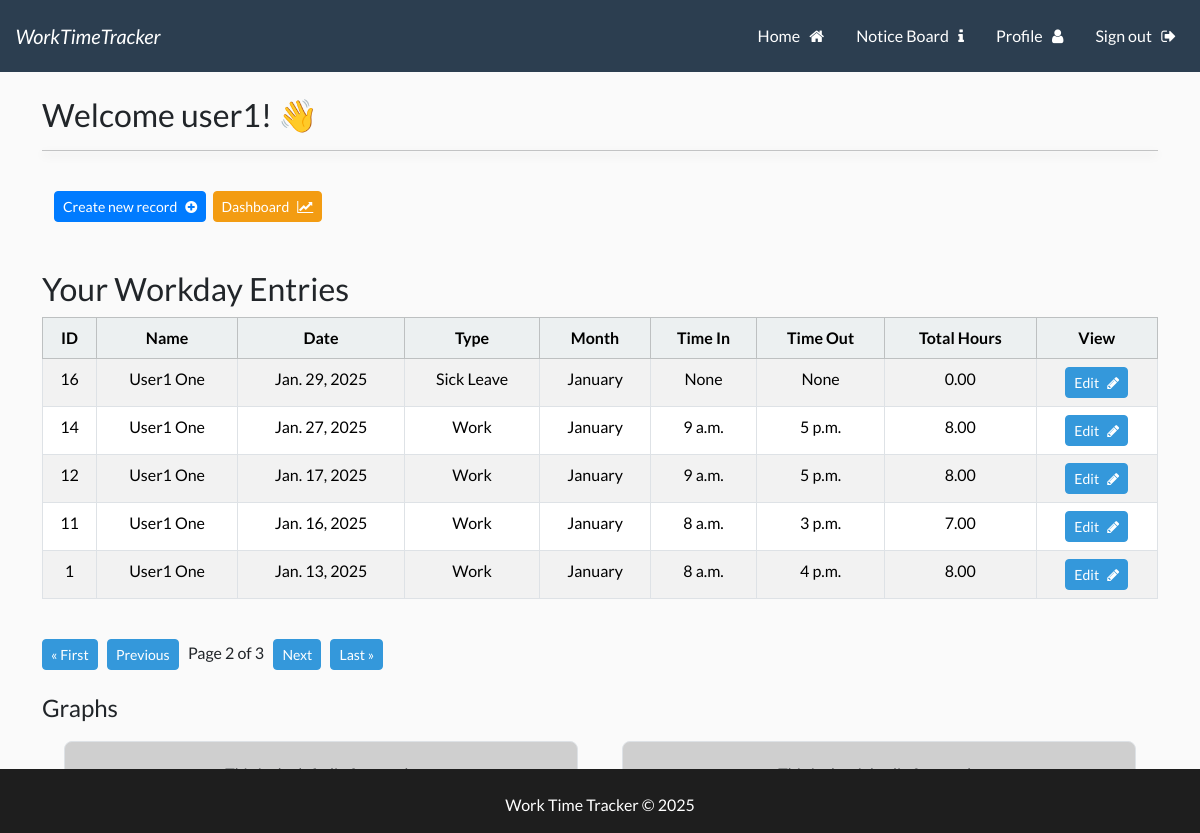
The app's page /wttapp?page=2 (signed in), older data.
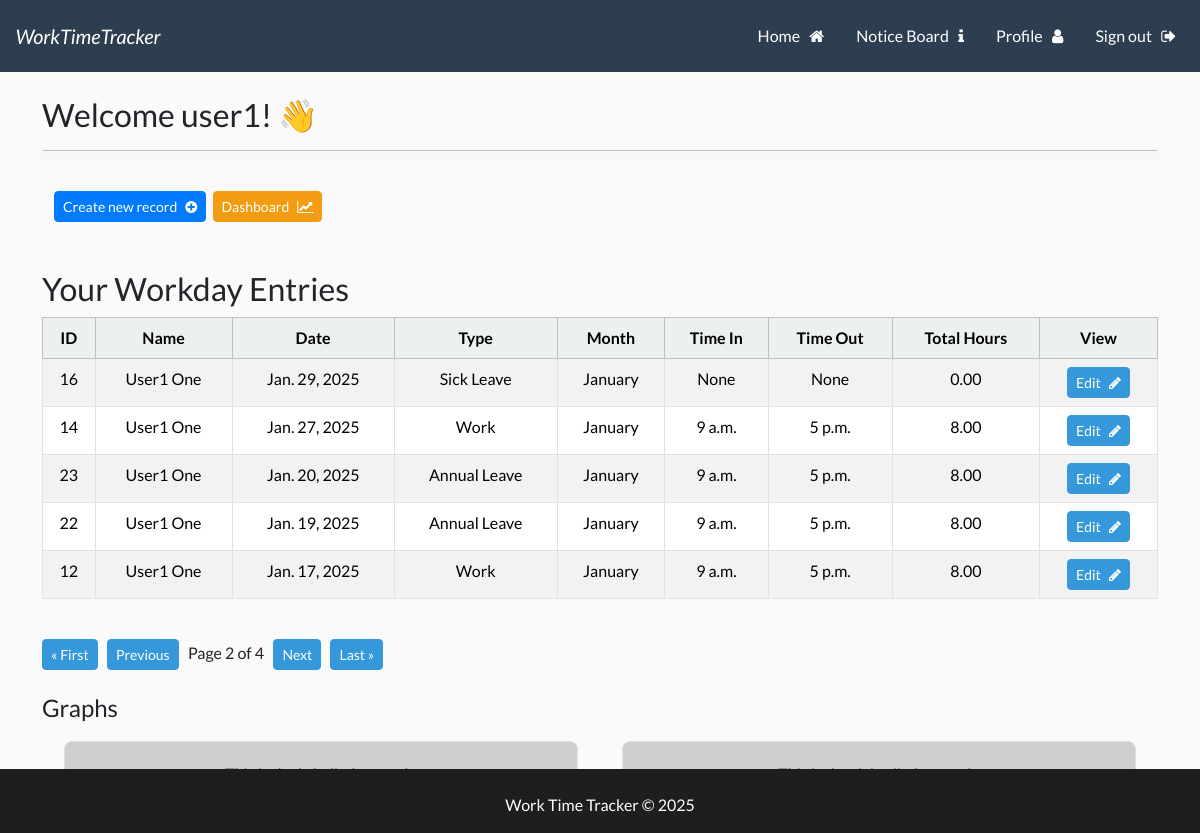
The same page, newer data.
### wttapp/models.py (models this page shows, shortened)
class Workday(models.Model):
    user = models.ForeignKey(User, related_name='user_workdays', on_delete=models.CASCADE)
    WORKDAY_TYPE_CHOICES = [
        ('Work', 'Work'),
        ('Sick Leave', 'Sick Leave'),
        ('Annual Leave', 'Annual Leave'),
        ('Bank Holiday', 'Bank Holiday'),
    ]
    MONTH_CHOICES = [
        ('January', 'January'),
        ('February', 'February'),
        ('March', 'March'),
        ('April', 'April'),
        ('May', 'May'),
        ('June', 'June'),
        ('July', 'July'),
        ('August', 'August'),
        ('September', 'September'),
        ('October', 'October'),
        ('November', 'November'),
        ('December', 'December'),
    ]
    id = models.AutoField(primary_key=True)
    date = models.DateField()
    year = models.IntegerField(default=datetime.now().year)
    month = models.CharField(
        max_length=20,
        choices=MONTH_CHOICES,
        default=get_current_month,
    )
    workday_type = models.CharField(
        max_length=20,
        choices=WORKDAY_TYPE_CHOICES,
        default='Work',
    )
    time_in = models.TimeField(blank=True, null=True)
    time_out = models.TimeField(blank=True, null=True)
    @property
    def total_hours(self):
        if self.time_in and self.time_out:
            time_in_dt = datetime.combine(date.today(), self.time_in)
            time_out_dt = datetime.combine(date.today(), self.time_out)
            time_diff = time_out_dt - time_in_dt
            return time_diff.total_seconds() / 3600  # Convert seconds to hours
        return 0

### UserLogin/models.py (models this page shows, shortened)
class UserProfile(models.Model):
    user = models.OneToOneField(User, related_name='user_profile', on_delete=models.CASCADE)
    username = models.CharField(max_length=150, editable=False)  # Automatically populated
    firstname = models.CharField(max_length=30, null=False, editable=True)  # Automatically populated
    lastname = models.CharField(max_length=150, null=False, editable=True)  # Automatically populated
    email = models.EmailField(null=True, editable=True)  # Automatically populated
    emergency_contact = models.CharField(max_length=100, blank=True, null=True, help_text="Emergency contact name and number.")
    manager_name = models.ForeignKey(
        User,
        related_name='user_manager',
        on_delete=models.SET_NULL,
        blank=True,
        null=True,
    )
    POSITION_CHOICES = [
        ('Staff', 'Staff'),
        ('Manager', 'Manager'),
        ('System Admin', 'System Admin'),
    ]
    position = models.CharField(
        max_length=20,
        choices=POSITION_CHOICES,
        default='Staff',
        help_text="This can be edited by your manager or System admin."
    )
    STATUS_CHOICES = [
        ('Active', 'Active'),
        ('Former', 'Former'),
    ]
    status = models.CharField(
        max_length=10,
        choices=STATUS_CHOICES,
        default='Active',
        help_text="User status (Active or Former)."
    )
    profile_picture = models.ImageField(upload_to='profile_pictures', blank=True, null=True)

### wttapp/views.py (the view)
# urls.py: 2. Add a URL to urlpatterns:  path('', views.home, name='home')
@login_required
def home(request):
    user_profile = UserProfile.objects.get(user=request.user)
    if user_profile.status == 'Active' and user_profile.position in ['System Admin', 'Manager']:
        records_list = Workday.objects.select_related('user__user_profile').all().order_by('-date')  # Show all records
    else:
        records_list = Workday.objects.select_related('user__user_profile').filter(user=request.user).order_by('-date')  # Show only the user's records
    paginator = Paginator(records_list, 5)  # Show 5 records per page
    page = request.GET.get('page', 1)  # Get the current page number from the request
    try:
        records = paginator.page(page)
    except PageNotAnInteger:
        records = paginator.page(1)
    except EmptyPage:
        records = paginator.page(paginator.num_pages)
    return render(request, 'wttapp/home.html', {'records': records, 'user_profile': user_profile})

### templates/wttapp/home.html (shortened to what this page needs)
{% extends 'base.html' %}
{% load static %}
{% block content %}
<h3> Welcome {{user}}! 👋 </h3>
<hr>
<br>
<div class="container-fluid">
    <div class="row">
        <div class="col-md-6 col-12">
                <a class="btn btn-primary btn-sm" href="{% url 'create_record' %}">Create new record &nbsp; <i class="fa fa-plus-circle" aria-hidden="true"></i></a>&nbsp;
                <a class="btn btn-warning btn-sm ml-auto" href="{% url 'dashboard' %}">Dashboard &nbsp; <i class="fa fa-line-chart" aria-hidden="true"></i></a>
        </div>
    </div>
</div>
<br><br>
{% if user_profile.status == 'Active' and user_profile.position in 'System Admin Manager' %}
    <h3>All Workday Entries</h3>
{% else %}
    <h3>Your Workday Entries</h3>
{% endif %}
<table class="table table-hover table-striped  table-bordered text-center">
    <thead class="table-light">
        <tr>
            <th scope="col">ID</th>
            <th scope="col">Name</th>
            <th scope="col">Date</th>
            <th scope="col">Type</th>
            <th scope="col">Month</th>
            <th scope="col">Time In</th>
            <th scope="col">Time Out</th>
            <th scope="col">Total Hours</th>
            <th scope="col">View</th>
        </tr>
    </thead>
    <tbody>
        {% if records %}
        {% for record in records %}
        <tr>
            <td>{{ record.id }}</td>
            <td>{{ record.user.user_profile.firstname }} {{ record.user.user_profile.lastname }} </td>
            <td>{{ record.date }}</td>
            <td>{{ record.get_workday_type_display }}</td>
            <td>{{ record.get_month_display }}</td>
            <td>{{ record.time_in }}</td>
            <td>{{ record.time_out }}</td>
            <td>{{ record.total_hours|floatformat:2 }}</td>
            <td>
                <a href="{% url 'edit_workday' record.id %}" class="btn btn-info btn-sm">Edit &nbsp; <i class="fa fa-pencil" aria-hidden="true"></i></a>
        </tr>
        {% endfor %}
        {% endif %}
    </tbody>
</table>
<br>
<div class="pagination">
    <span class="step-links">
        {% if records.has_previous %}
        <a class="btn btn-info btn-sm btn-info" href="?page=1">&laquo; First</a> &nbsp;
        <a class="btn btn-info btn-sm btn-info" href="?page={{ records.previous_page_number }}">Previous</a> &nbsp;
        {% endif %}
        <span class="current">
            Page {{ records.number }} of {{ records.paginator.num_pages }} &nbsp;
        </span>
        {% if records.has_next %}
        <a class="btn btn-info btn-sm btn-secondary" href="?page={{ records.next_page_number }}">Next</a> &nbsp;
        <a class="btn btn-info btn-sm btn-secondary" href="?page={{ records.paginator.num_pages }}">Last &raquo;</a>
        {% endif %}
    </span>
</div>
<br>
<h4>Graphs</h4>
<div class="container-fluid">
    <div class="row">
        <div class="col-md-6 col-12">
            <div class="custom-div">
                <p class="text-muted">This is the left div for graph.</p>
            </div>
        </div>
        <div class="col-md-6 col-12">
            <div class="custom-div">
                <p class="text-muted">This is the right div for pragh. </p>
            </div>
        </div>
    </div>
</div>
{% endblock %}

### templates/base.html (shortened to what this page needs)
{% load static %}
<!DOCTYPE html>
<html lang="en">
<head>
    <link href="https://bootswatch.com/5/flatly/bootstrap.min.css" rel="stylesheet">
    <link rel="stylesheet" href="https://cdnjs.cloudflare.com/ajax/libs/font-awesome/4.7.0/css/font-awesome.min.css">
    <link rel="stylesheet" href="{% static 'css/styles.css' %}">
    <link rel="stylesheet" href="https://cdn.jsdelivr.net/npm/flatpickr/dist/flatpickr.min.css">
</head>
<body>
    {% include 'navbar.html' %}
    <div class="container">
        <br>
        {% block content %}{% endblock %}
    </div>
</body>
</html>

### templates/navbar.html (shortened to what this page needs)
<nav class="navbar navbar-expand-lg navbar-dark bg-primary justify-content-center">
    <a class="navbar-brand main-heading ml-auto logo" href="{% url 'index' %}">&nbsp; &nbsp; <i>WorkTimeTracker</i></a>
    <div class="collapse navbar-collapse text-center" id="navbarNavDropdown">
        <ul class="navbar-nav ms-auto">
            {% if user.is_authenticated %}
            <li class="nav-item me-3">
                <a class="nav-link" href="{% url 'index' %}">Home &nbsp; <i class="fa fa-home" aria-hidden="true"></i>
                </a>
            </li>
            <li class="nav-item me-3">
                <a class="nav-link" href="#">Notice Board &nbsp; <i class="fa fa-info" aria-hidden="true"></i> </a>
            </li>
            <li class="nav-item me-3">
                <a class="nav-link" href="{% url 'profile' %}">Profile &nbsp; <i class="fa fa-user"
                        aria-hidden="true"></i> </a>
            </li>
            <li class="nav-item me-3">
                <a class="nav-link" href="{% url 'login' %}">Sign out &nbsp; <i class="fa fa-sign-out"
                        aria-hidden="true"></i> </a>
            </li>
        </ul>
        {% endif %}
    </div>
</nav>
<footer>
    <div class="container footer-container">
        <br>
        <p class="text-center">Work Time Tracker &copy; 2025</p>
    </div>
</footer>

### static/css/styles.css (style rules this page uses)
hr { box-shadow: 0 4px 10px rgba(0.8, 0.8, 0.8, 0.8); }
a { text-decoration: none; }
html, body { height: 100%; margin: 0; display: flex; flex-direction: column; }
body { display: flex; background-color: #fafafa; }
.custom-div { background-color: #cfcfcf; border: 1px solid #dee2e6; padding: 20px; margin: 10px; border-radius: 8px; text-align: center; }
.logo { float: left; }
footer { position:fixed; left: 0; bottom: 0; margin-top: auto; width: 100%; background-color: #1e1e1e; color: white; text-align: center; padding: 0 40px; text-decoration: none; }
.btn-primary { background-color: #007bff; border-color: #007bff; }

Row changes from the older to the newer data that the page shows:
no longer on this page (row unchanged): Workday: id "11", user.user_profile.firstname "User1", user.user_profile.lastname "One", date "Jan. 16, 2025", workday_type "Work", month "January", time_in "8 a.m.", time_out "3 p.m.", total_hours "7.00"
no longer on this page (row unchanged): Workday: id "1", user.user_profile.firstname "User1", user.user_profile.lastname "One", date "Jan. 13, 2025", workday_type "Work", month "January", time_in "8 a.m.", time_out "4 p.m.", total_hours "8.00"
added Workday: id "23", user.user_profile.firstname "User1", user.user_profile.lastname "One", date "Jan. 20, 2025", workday_type "Annual Leave", month "January", time_in "9 a.m.", time_out "5 p.m.", total_hours "8.00"
added Workday: id "22", user.user_profile.firstname "User1", user.user_profile.lastname "One", date "Jan. 19, 2025", workday_type "Annual Leave", month "January", time_in "9 a.m.", time_out "5 p.m.", total_hours "8.00"
Text that changed along with them:
{{ records.paginator.num_pages }}: "3" → "4"
